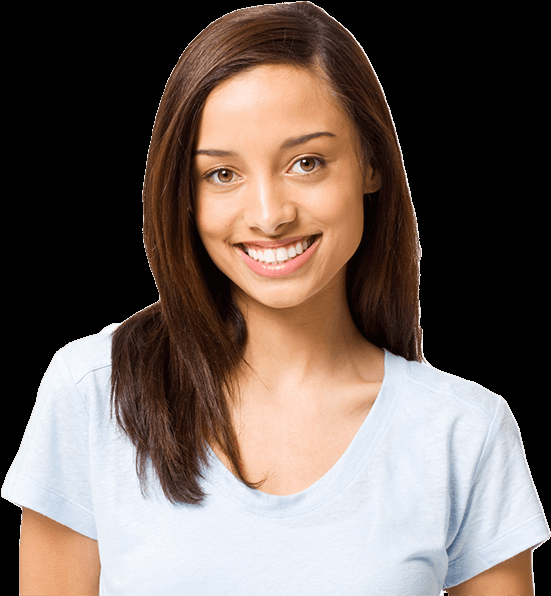
#> input picture ressources/test.png, 551 x 596 px
$ python chapter1.py
#> lines starting #> are read from the running program, lines starting #| are printed output that depends on the picture; after the words box and inside, x2 and y2 are one past the last pixel; in counts of white or black regions, pixels touching at a corner belong together
import cv2
import numpy as np


img = cv2.imread('ressources/test.png')
#> img is the input picture: shape (596, 551, 3); mean B, G, R 90.9, 97.7, 111.4
kernel = np.ones((5,5),np.uint8)

imgGray = cv2.cvtColor(img,cv2.COLOR_BGR2GRAY)
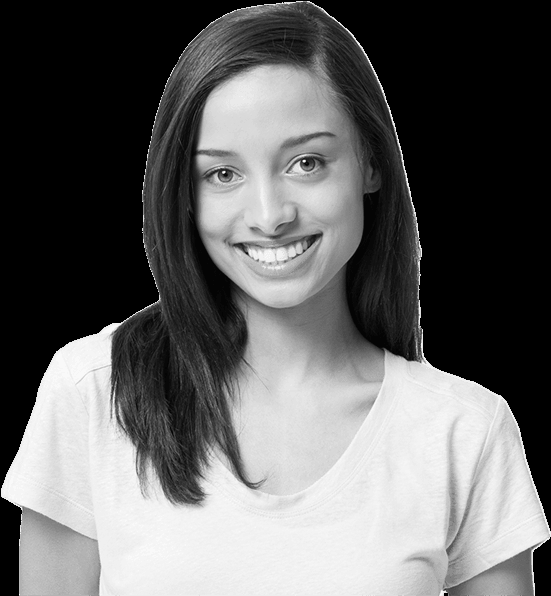
#> imgGray: shape (596, 551); min 0, max 249, mean 101
imgBlur = cv2.GaussianBlur(imgGray,(7,7),0)
imgCanny = cv2.Canny(img,100,100)
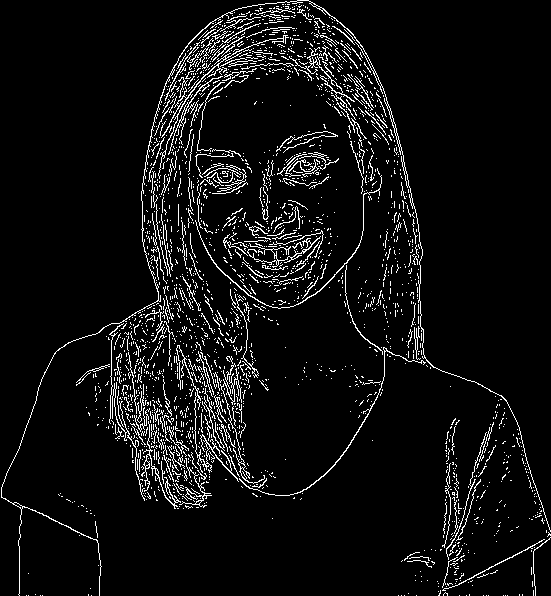
#> imgCanny: shape (596, 551); 6.3% white in thin lines or dots
imgDialation = cv2.dilate(imgCanny,kernel,iterations=1)
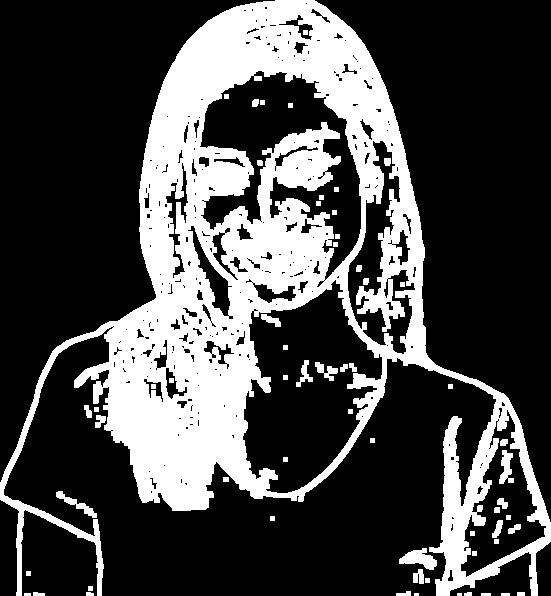
#> imgDialation: shape (596, 551); 28.8% white; 61 white regions (2 under 20 px), largest, box (x1, y1, x2, y2) and area: (0, 0, 551, 596) 91029, (399, 548, 437, 570) 458, (499, 450, 514, 484) 299
imgEroded = cv2.erode(imgDialation,kernel,iterations=1)
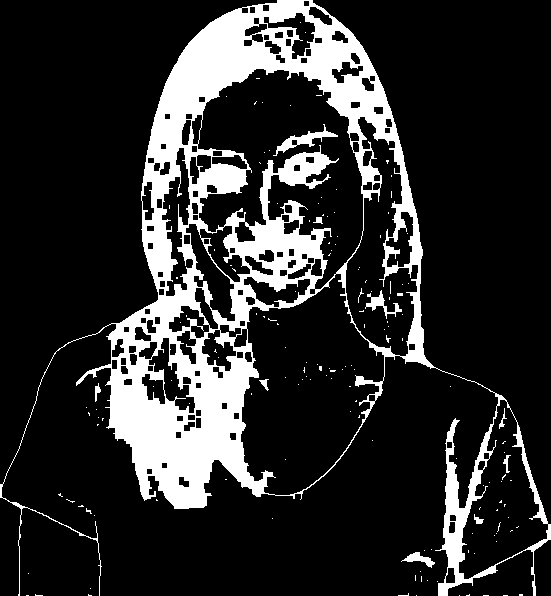
#> imgEroded: shape (596, 551); 17.7% white; 156 white regions (146 under 20 px), largest, box (x1, y1, x2, y2) and area: (0, 0, 551, 596) 56470, (273, 124, 338, 156) 478, (365, 290, 402, 319) 284
def main():

    cv2.imshow("Output", img)
    cv2.imshow('Gray Image',imgGray)
    cv2.imshow('Blur Image',imgBlur)
    cv2.imshow("Canny Image",imgCanny)
    cv2.imshow("Dilation Image",imgDialation)
    cv2.imshow("Eroded Image",imgEroded)
    cv2.waitKey(0)

if __name__ == "__main__":
    main()

$ run again, with ressources/counter01.png copied over ressources/test.png
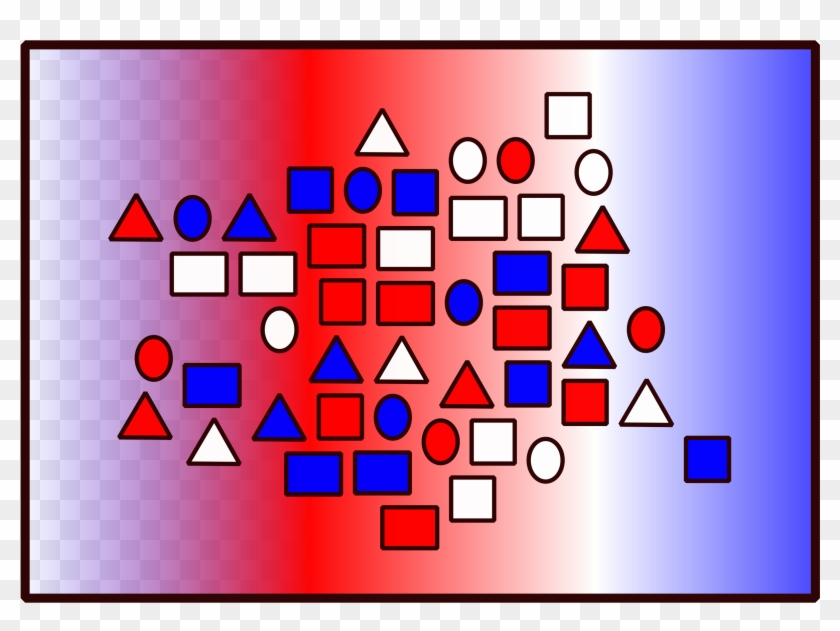
#> input picture ressources/counter01.png, 840 x 631 px
#> img is the input picture: shape (631, 840, 3); mean B, G, R 173.8, 134.6, 190
#> `imgCanny = cv2.Canny(img,100,100)`:
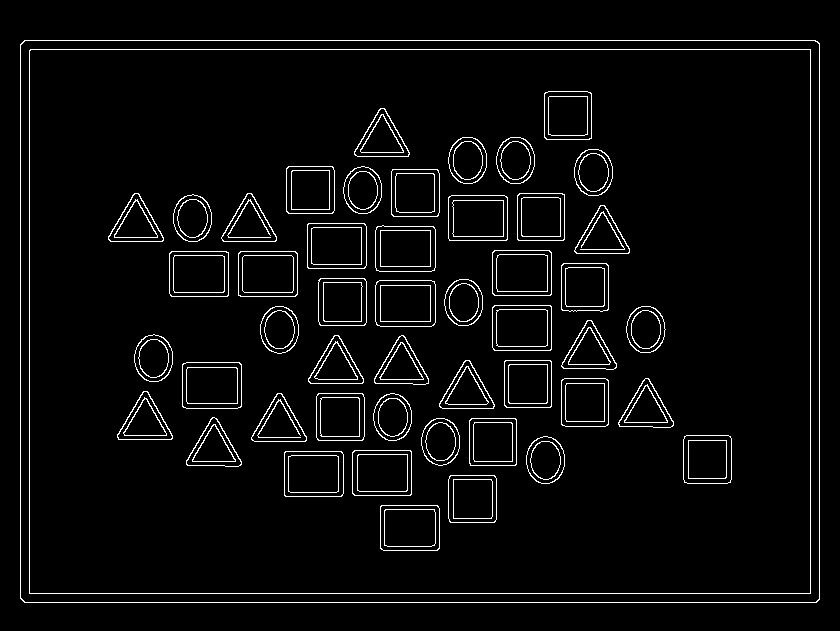
#> imgCanny: shape (631, 840); 4.1% white in thin lines or dots, all inside (x1, y1, x2, y2) = (20, 40, 820, 603)
#> imgDialation: shape (631, 840); 19% white; 50 white regions, largest, box (x1, y1, x2, y2) and area: (18, 38, 822, 605) 13610, (27, 47, 813, 596) 13250, (373, 278, 438, 329) 1886
#> `imgEroded = cv2.erode(imgDialation,kernel,iterations=1)`:
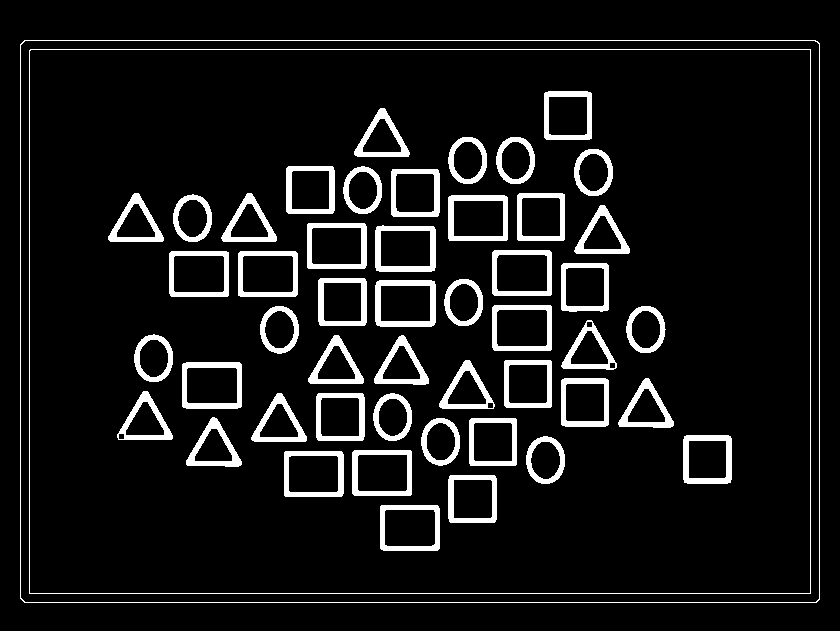
#> imgEroded: shape (631, 840); 8.7% white; 50 white regions, largest, box (x1, y1, x2, y2) and area: (20, 40, 820, 603) 2722, (29, 49, 811, 594) 2650, (375, 280, 436, 327) 1118
